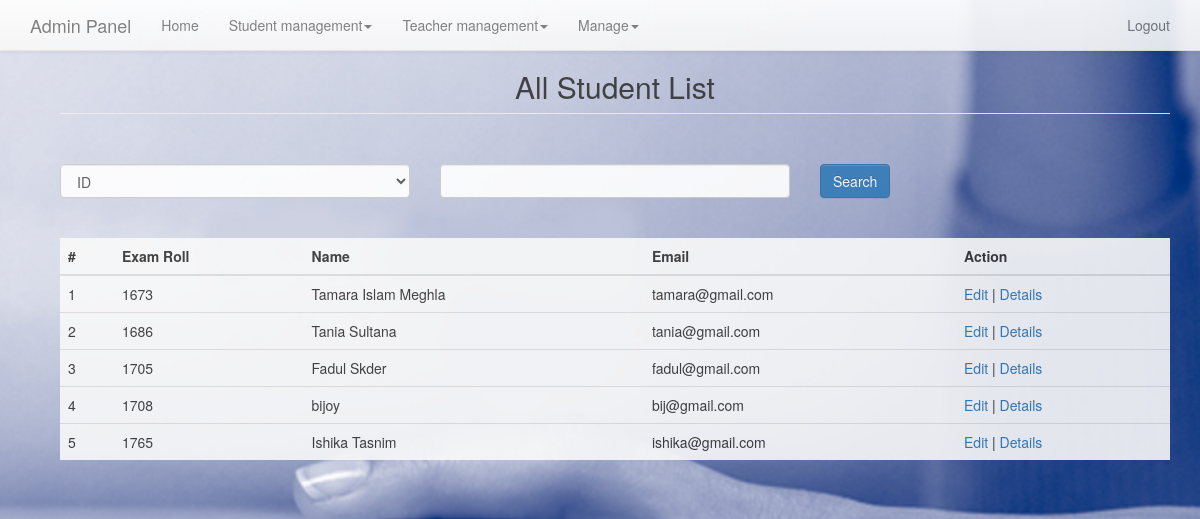
The app's page /admin/student_list.php (signed in) with its own data.
### tables this page shows
CREATE TABLE `student` (
  `s_id` int(11) NOT NULL,
  `s_name` varchar(100) NOT NULL,
  `s_uname` varchar(100) NOT NULL,
  `s_password` varchar(1000) NOT NULL,
  `sem_id` int(11) NOT NULL,
  `s_email` varchar(100) NOT NULL
);

### includes/function.php (called while the page is built, shortened)
<?php
function is_admin_Loggedin(){
	if (isset($_SESSION['admin_id']) and isset($_SESSION['admin_username'])) {
			return true;
	} else {
		return false;
	}
}
?>

### admin/student_list.php (the view, shortened to what this page needs)
<?php
	include('header.php');
?>
<?php if(is_admin_Loggedin()):?>
<?php if(isset($_GET['action']) and $action == 'edit') {
	$id = protect($_GET['id']);
	if (isset($_POST['save'])){
    $s_id = protect($_POST['s_id']);
    $s_name = protect($_POST['s_name']);
    $s_uname = protect($_POST['s_uname']);
    $s_email = protect($_POST['s_email']);
    $s_sem = protect($_POST['s_sem']);
    $check = $db->query("SELECT * FROM student WHERE s_id='$s_id'");
    if(empty($s_id)  or empty($s_sem) or empty($s_uname) or  empty($s_name) or empty($s_email)) {
	    	echo error("All fields are required.");
	  } elseif($check->num_rows>1) {
	  	echo error("Student, <b>$s_name ($s_id) </b> was exists.");
	  } else {
      $update = $db->query("UPDATE student SET s_id='$s_id', s_name='$s_name', s_uname='$s_uname',  s_email='$s_email' , sem_id='$s_sem' WHERE id='$id'");
      echo success("Student, <b>$s_name ($s_id) </b> was edited successfully.");
    }
  }
	$query = $db->query("SELECT * FROM student WHERE s_id=$id ");
  if ($query->num_rows > 0) {
    $row = $query->fetch_assoc();
  }
?>
  <div class="panel-heading">
    <h1 class="page-title" align="center">Edit Student</h1>
  </div>
  <div class="panel-body">
    <form action="" method="POST" class="form-horizontal">
      <div class="form-group">
        <label for="s_id" class="col-sm-4 control-label">Student ID</label>
        <div class="col-sm-5">
          <input type="text" class="form-control" id="s_id" name="s_id" placeholder="" value="<?php echo $row['s_id']; ?>">
        </div>
      </div>
      <div class="form-group">
        <label for="s_name" class="col-sm-4 control-label">Student Name</label>
        <div class="col-sm-5">
          <input type="text" class="form-control" id="s_name" name="s_name" placeholder="Student Name" value="<?php echo $row['s_name']; ?>">
        </div>
      </div>
      <div class="form-group">
        <label for="s_name" class="col-sm-4 control-label">User Name</label>
        <div class="col-sm-5">
          <input type="text" class="form-control" id="s_uname" name="s_uname" placeholder="Student user Name" value="<?php echo $row['s_uname']; ?>">
        </div>
      </div>
      <div class="form-group">
        <label for="s_email" class="col-sm-4 control-label">Email</label>
        <div class="col-sm-5">
          <input type="email" class="form-control" id="s_email" name="s_email" placeholder="Email" value="<?php echo $row['s_email']; ?>">
        </div>
      </div>
      <div class="form-group">
        <label for="s_sem" class="col-sm-4 control-label">Semester</label>
        <div class="col-sm-5">
          <select class="form-control" id="s_sem" name="s_sem">
                <?php
                  $query = $db->query("SELECT * FROM semester ORDER BY sem_id");
                  if($query->num_rows>0) {
                    while($row = $query->fetch_assoc()) {
                      echo '<option value="'.$row['sem_id'].'">'.$row['sem_name'].'</option>';
                    }
                  } else {
                    echo '<option value="null">No Course to Display</option>';
                  }
                ?>
              </select>
        </div>
      </div>
      <div class="form-group">
        <div class="col-sm-offset-4 col-sm-5">
          <button type="submit" id="save" name="save" class="btn btn-primary btn-block">Update</button>
        </div>
      </div>
    </form>
  </div>
<?php }
 else { ?>
  <div class="container fluid">
    <div class="panel-heading">
    <h2 class="sub-header" align="center">All Student List</h2>
    <br><br>
    <form  method="post" action="?action=search" >
      <div class="row">
        <div class="col-xs-4">
          <select class="form-control" id="type" name="type">
            <option value="s_id" selected>ID</option>
          </select>
        </div>
        <div class="col-xs-4">
          <input type="text" class="form-control" id="key" name="key">
        </div>
        <div class="col-xs-2">
          <input type="submit" class="btn btn-primary" id="search" name="search" value="Search">
        </div>
      </div>
      <br><br>
    </form>
    <div class="table-responsive">
      <table class="table table-striped">
        <thead>
          <tr>
            <th>#</th>
            <th>Exam Roll</th>
            <th>Name</th>
            <th>Email</th>
            <th>Action</th>
          </tr>
        </thead>
        <tbody>
          <?php
            $query = $db->query("SELECT * FROM `student`  ");
            $i=1;
            if($query->num_rows>0) {
              while($row = $query->fetch_assoc()) {
                echo '<tr><td>'.$i.'</td><td>'.$row['s_id'].'</td><td>'.$row['s_name'].'</td><td>'.$row['s_email'].'</td><td><a href="student_list.php?action=edit&id='.$row['s_id'].'">Edit</a> | <a href="student_details.php?action=details&id='.$row['s_id'].'">Details</a></td></tr>';
             $i++; }
            } else {
              echo '<tr><td>No Student to Display</td></tr>';
            }
          ?>
        </tbody>
      </table>
    </div>
   </div>
  </div>
<?php } ?>
<?php else:?>
<?php header('Location: signin.php');?>
<?php endif?>
<?php
	include('footer.php');
?>

### assets/css/dashboard.css (style rules this page uses)
body { padding-top: 50px; }
.sub-header { padding-bottom: 10px; border-bottom: 1px solid #eee; }

### assets/css/carousel.css (style rules this page uses)
body { padding-bottom: 40px; color: #5a5a5a; }

### assets/css/signin.css (style rules this page uses)
body { padding-top: 40px; padding-bottom: 40px; background-color: #eee; }

### admin/header.php (style rules this page uses)
body { background-image: url("../assets/img/banner-bg.jpg"); height: 100vh; -webkit-background-size: cover; background-size: cover; background-position: center; opacity: 0.9; background-attachment: fixed; }
tr { background-color: #f9f9f9 }

### records on screen
student: s_id "1673", s_name "Tamara Islam Meghla", s_email "tamara@gmail.com"
student: s_id "1686", s_name "Tania Sultana", s_email "tania@gmail.com"
student: s_id "1705", s_name "Fadul Skder", s_email "fadul@gmail.com"
student: s_id "1708", s_name "bijoy", s_email "bij@gmail.com"
student: s_id "1765", s_name "Ishika Tasnim", s_email "ishika@gmail.com"
